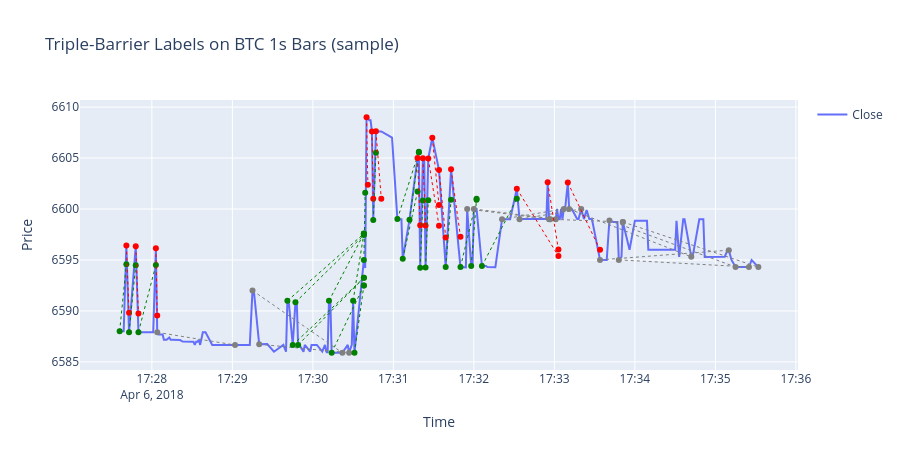

Notebook cell for this chart:
### Markdown cell above
### Visualize triple-barrier outcomes

### Code cell
# Sample a short window with a few labeled events
sample = labels.head(50)
start = sample["datetime"].min()
end = sample["exit_time"].max()
window_bars = bars[(bars["datetime"] >= start) & (bars["datetime"] <= end)]
bars_idx = bars.set_index("datetime")

fig = go.Figure()
fig.add_trace(go.Scatter(x=window_bars["datetime"], y=window_bars["close"], name="Close", mode="lines"))

colors = {1: "green", -1: "red", 0: "gray"}
for _, row in sample.iterrows():
    try:
        entry_price = bars_idx.loc[row["datetime"], "close"]
        if isinstance(entry_price, pd.Series):
            entry_price = entry_price.iloc[0]
    except KeyError:
        continue
    fig.add_trace(
        go.Scatter(
            x=[row["datetime"], row["exit_time"]],
            y=[entry_price, row["exit_price"]],
            mode="lines+markers",
            line={"dash": "dot", "width": 1},
            marker={"size": 6, "color": colors[row["label"]]},
            name=f"Label {int(row['label'])}",
            showlegend=False,
        )
    )

fig.update_layout(
    title="Triple-Barrier Labels on BTC 1s Bars (sample)",
    xaxis_title="Time",
    yaxis_title="Price",
    height=450,
)
fig.show()

### Figure 1 — Plotly figure (JSON) as saved in the notebook; plotly's stock layout.template omitted (floating-point values rounded to 4 significant figures; data arrays with more than 128 entries replaced by an {"elided": "..."} marker saying what was removed)
{"data": [{"mode": "lines", "name": "Close", "type": "scatter", "x": {"elided": "199 str values"}, "y": {"elided": "199 float values"}}, {"line": {"dash": "dot", "width": 1}, "marker": {"color": "green", "size": 6}, "mode": "lines+markers", "name": "Label 1", "showlegend": false, "type": "scatter", "x": ["2018-04-06T17:27:36+00:00", "2018-04-06T17:27:41+00:00"], "y": [6588, 6595.0]}, {"line": {"dash": "dot", "width": 1}, "marker": {"color": "red", "size": 6}, "mode": "lines+markers", "name": "Label -1", "showlegend": false, "type": "scatter", "x": ["2018-04-06T17:27:41+00:00", "2018-04-06T17:27:43+00:00"], "y": [6596.0, 6590.0]}, {"line": {"dash": "dot", "width": 1}, "marker": {"color": "green", "size": 6}, "mode": "lines+markers", "name": "Label 1", "showlegend": false, "type": "scatter", "x": ["2018-04-06T17:27:43+00:00", "2018-04-06T17:27:48+00:00"], "y": [6588.0, 6594.0]}, {"line": {"dash": "dot", "width": 1}, "marker": {"color": "red", "size": 6}, "mode": "lines+markers", "name": "Label -1", "showlegend": false, "type": "scatter", "x": ["2018-04-06T17:27:48+00:00", "2018-04-06T17:27:50+00:00"], "y": [6596.0, 6590.0]}, {"line": {"dash": "dot", "width": 1}, "marker": {"color": "green", "size": 6}, "mode": "lines+markers", "name": "Label 1", "showlegend": false, "type": "scatter", "x": ["2018-04-06T17:27:50+00:00", "2018-04-06T17:28:03+00:00"], "y": [6588.0, 6595.0]}, {"line": {"dash": "dot", "width": 1}, "marker": {"color": "red", "size": 6}, "mode": "lines+markers", "name": "Label -1", "showlegend": false, "type": "scatter", "x": ["2018-04-06T17:28:03+00:00", "2018-04-06T17:28:04+00:00"], "y": [6596.0, 6590.0]}, {"line": {"dash": "dot", "width": 1}, "marker": {"color": "gray", "size": 6}, "mode": "lines+markers", "name": "Label 0", "showlegend": false, "type": "scatter", "x": ["2018-04-06T17:28:04+00:00", "2018-04-06T17:29:02+00:00"], "y": [6588.0, 6587.0]}, {"line": {"dash": "dot", "width": 1}, "marker": {"color": "gray", "size": 6}, "mode": "lines+markers", "name": "Label 0", "showlegend": false, "type": "scatter", "x": ["2018-04-06T17:29:15+00:00", "2018-04-06T17:30:22+00:00"], "y": [6592, 6586.0]}, {"line": {"dash": "dot", "width": 1}, "marker": {"color": "gray", "size": 6}, "mode": "lines+markers", "name": "Label 0", "showlegend": false, "type": "scatter", "x": ["2018-04-06T17:29:20+00:00", "2018-04-06T17:30:27+00:00"], "y": [6587.0, 6586.0]}, {"line": {"dash": "dot", "width": 1}, "marker": {"color": "green", "size": 6}, "mode": "lines+markers", "name": "Label 1", "showlegend": false, "type": "scatter", "x": ["2018-04-06T17:29:41+00:00", "2018-04-06T17:30:38+00:00"], "y": [6591.0, 6598.0]}, {"line": {"dash": "dot", "width": 1}, "marker": {"color": "green", "size": 6}, "mode": "lines+markers", "name": "Label 1", "showlegend": false, "type": "scatter", "x": ["2018-04-06T17:29:45+00:00", "2018-04-06T17:30:38+00:00"], "y": [6587.0, 6593.0]}, {"line": {"dash": "dot", "width": 1}, "marker": {"color": "green", "size": 6}, "mode": "lines+markers", "name": "Label 1", "showlegend": false, "type": "scatter", "x": ["2018-04-06T17:29:47+00:00", "2018-04-06T17:30:38+00:00"], "y": [6591.0, 6597.0]}, {"line": {"dash": "dot", "width": 1}, "marker": {"color": "green", "size": 6}, "mode": "lines+markers", "name": "Label 1", "showlegend": false, "type": "scatter", "x": ["2018-04-06T17:29:49+00:00", "2018-04-06T17:30:38+00:00"], "y": [6587.0, 6593.0]}, {"line": {"dash": "dot", "width": 1}, "marker": {"color": "green", "size": 6}, "mode": "lines+markers", "name": "Label 1", "showlegend": false, "type": "scatter", "x": ["2018-04-06T17:30:12+00:00", "2018-04-06T17:30:38+00:00"], "y": [6591.0, 6598.0]}, {"line": {"dash": "dot", "width": 1}, "marker": {"color": "green", "size": 6}, "mode": "lines+markers", "name": "Label 1", "showlegend": false, "type": "scatter", "x": ["2018-04-06T17:30:14+00:00", "2018-04-06T17:30:38+00:00"], "y": [6586.0, 6592.0]}, {"line": {"dash": "dot", "width": 1}, "marker": {"color": "green", "size": 6}, "mode": "lines+markers", "name": "Label 1", "showlegend": false, "type": "scatter", "x": ["2018-04-06T17:30:30+00:00", "2018-04-06T17:30:38+00:00"], "y": [6591, 6598.0]}, {"line": {"dash": "dot", "width": 1}, "marker": {"color": "green", "size": 6}, "mode": "lines+markers", "name": "Label 1", "showlegend": false, "type": "scatter", "x": ["2018-04-06T17:30:31+00:00", "2018-04-06T17:30:38+00:00"], "y": [6586.0, 6592.0]}, {"line": {"dash": "dot", "width": 1}, "marker": {"color": "green", "size": 6}, "mode": "lines+markers", "name": "Label 1", "showlegend": false, "type": "scatter", "x": ["2018-04-06T17:30:38+00:00", "2018-04-06T17:30:39+00:00"], "y": [6595, 6602.0]}, {"line": {"dash": "dot", "width": 1}, "marker": {"color": "red", "size": 6}, "mode": "lines+markers", "name": "Label -1", "showlegend": false, "type": "scatter", "x": ["2018-04-06T17:30:40+00:00", "2018-04-06T17:30:41+00:00"], "y": [6609, 6602.0]}, {"line": {"dash": "dot", "width": 1}, "marker": {"color": "red", "size": 6}, "mode": "lines+markers", "name": "Label -1", "showlegend": false, "type": "scatter", "x": ["2018-04-06T17:30:44+00:00", "2018-04-06T17:30:45+00:00"], "y": [6608.0, 6601.0]}, {"line": {"dash": "dot", "width": 1}, "marker": {"color": "green", "size": 6}, "mode": "lines+markers", "name": "Label 1", "showlegend": false, "type": "scatter", "x": ["2018-04-06T17:30:45+00:00", "2018-04-06T17:30:47+00:00"], "y": [6599.0, 6606.0]}, {"line": {"dash": "dot", "width": 1}, "marker": {"color": "red", "size": 6}, "mode": "lines+markers", "name": "Label -1", "showlegend": false, "type": "scatter", "x": ["2018-04-06T17:30:47+00:00", "2018-04-06T17:30:51+00:00"], "y": [6608.0, 6601.0]}, {"line": {"dash": "dot", "width": 1}, "marker": {"color": "green", "size": 6}, "mode": "lines+markers", "name": "Label 1", "showlegend": false, "type": "scatter", "x": ["2018-04-06T17:31:03+00:00", "2018-04-06T17:31:19+00:00"], "y": [6599.0, 6606.0]}, {"line": {"dash": "dot", "width": 1}, "marker": {"color": "green", "size": 6}, "mode": "lines+markers", "name": "Label 1", "showlegend": false, "type": "scatter", "x": ["2018-04-06T17:31:07+00:00", "2018-04-06T17:31:18+00:00"], "y": [6595.0, 6602.0]}, {"line": {"dash": "dot", "width": 1}, "marker": {"color": "green", "size": 6}, "mode": "lines+markers", "name": "Label 1", "showlegend": false, "type": "scatter", "x": ["2018-04-06T17:31:12+00:00", "2018-04-06T17:31:19+00:00"], "y": [6599.0, 6606.0]}, {"line": {"dash": "dot", "width": 1}, "marker": {"color": "red", "size": 6}, "mode": "lines+markers", "name": "Label -1", "showlegend": false, "type": "scatter", "x": ["2018-04-06T17:31:18+00:00", "2018-04-06T17:31:20+00:00"], "y": [6605, 6598.0]}, {"line": {"dash": "dot", "width": 1}, "marker": {"color": "green", "size": 6}, "mode": "lines+markers", "name": "Label 1", "showlegend": false, "type": "scatter", "x": ["2018-04-06T17:31:20+00:00", "2018-04-06T17:31:22+00:00"], "y": [6594.0, 6601.0]}, {"line": {"dash": "dot", "width": 1}, "marker": {"color": "red", "size": 6}, "mode": "lines+markers", "name": "Label -1", "showlegend": false, "type": "scatter", "x": ["2018-04-06T17:31:22+00:00", "2018-04-06T17:31:24+00:00"], "y": [6605.0, 6598.0]}, {"line": {"dash": "dot", "width": 1}, "marker": {"color": "green", "size": 6}, "mode": "lines+markers", "name": "Label 1", "showlegend": false, "type": "scatter", "x": ["2018-04-06T17:31:24+00:00", "2018-04-06T17:31:26+00:00"], "y": [6594.0, 6601.0]}, {"line": {"dash": "dot", "width": 1}, "marker": {"color": "red", "size": 6}, "mode": "lines+markers", "name": "Label -1", "showlegend": false, "type": "scatter", "x": ["2018-04-06T17:31:26+00:00", "2018-04-06T17:31:34+00:00"], "y": [6605.0, 6598.0]}, {"line": {"dash": "dot", "width": 1}, "marker": {"color": "red", "size": 6}, "mode": "lines+markers", "name": "Label -1", "showlegend": false, "type": "scatter", "x": ["2018-04-06T17:31:29+00:00", "2018-04-06T17:31:34+00:00"], "y": [6607, 6600.0]}, {"line": {"dash": "dot", "width": 1}, "marker": {"color": "red", "size": 6}, "mode": "lines+markers", "name": "Label -1", "showlegend": false, "type": "scatter", "x": ["2018-04-06T17:31:34+00:00", "2018-04-06T17:31:39+00:00"], "y": [6604.0, 6597.0]}, {"line": {"dash": "dot", "width": 1}, "marker": {"color": "green", "size": 6}, "mode": "lines+markers", "name": "Label 1", "showlegend": false, "type": "scatter", "x": ["2018-04-06T17:31:39+00:00", "2018-04-06T17:31:43+00:00"], "y": [6594.0, 6601.0]}, {"line": {"dash": "dot", "width": 1}, "marker": {"color": "red", "size": 6}, "mode": "lines+markers", "name": "Label -1", "showlegend": false, "type": "scatter", "x": ["2018-04-06T17:31:43+00:00", "2018-04-06T17:31:50+00:00"], "y": [6604.0, 6597.0]}, {"line": {"dash": "dot", "width": 1}, "marker": {"color": "green", "size": 6}, "mode": "lines+markers", "name": "Label 1", "showlegend": false, "type": "scatter", "x": ["2018-04-06T17:31:50+00:00", "2018-04-06T17:32:02+00:00"], "y": [6594.0, 6601.0]}, {"line": {"dash": "dot", "width": 1}, "marker": {"color": "gray", "size": 6}, "mode": "lines+markers", "name": "Label 0", "showlegend": false, "type": "scatter", "x": ["2018-04-06T17:31:55+00:00", "2018-04-06T17:32:57+00:00"], "y": [6600, 6599]}, {"line": {"dash": "dot", "width": 1}, "marker": {"color": "green", "size": 6}, "mode": "lines+markers", "name": "Label 1", "showlegend": false, "type": "scatter", "x": ["2018-04-06T17:31:58+00:00", "2018-04-06T17:32:02+00:00"], "y": [6594.0, 6601.0]}, {"line": {"dash": "dot", "width": 1}, "marker": {"color": "gray", "size": 6}, "mode": "lines+markers", "name": "Label 0", "showlegend": false, "type": "scatter", "x": ["2018-04-06T17:32:00+00:00", "2018-04-06T17:33:01+00:00"], "y": [6600, 6599]}, {"line": {"dash": "dot", "width": 1}, "marker": {"color": "green", "size": 6}, "mode": "lines+markers", "name": "Label 1", "showlegend": false, "type": "scatter", "x": ["2018-04-06T17:32:06+00:00", "2018-04-06T17:32:32+00:00"], "y": [6594.0, 6601.0]}, {"line": {"dash": "dot", "width": 1}, "marker": {"color": "gray", "size": 6}, "mode": "lines+markers", "name": "Label 0", "showlegend": false, "type": "scatter", "x": ["2018-04-06T17:32:21+00:00", "2018-04-06T17:33:07+00:00"], "y": [6599, 6600]}, {"line": {"dash": "dot", "width": 1}, "marker": {"color": "red", "size": 6}, "mode": "lines+markers", "name": "Label -1", "showlegend": false, "type": "scatter", "x": ["2018-04-06T17:32:32+00:00", "2018-04-06T17:33:03+00:00"], "y": [6602.0, 6595.0]}, {"line": {"dash": "dot", "width": 1}, "marker": {"color": "gray", "size": 6}, "mode": "lines+markers", "name": "Label 0", "showlegend": false, "type": "scatter", "x": ["2018-04-06T17:32:34+00:00", "2018-04-06T17:33:20+00:00"], "y": [6599, 6600]}, {"line": {"dash": "dot", "width": 1}, "marker": {"color": "red", "size": 6}, "mode": "lines+markers", "name": "Label -1", "showlegend": false, "type": "scatter", "x": ["2018-04-06T17:32:55+00:00", "2018-04-06T17:33:03+00:00"], "y": [6603.0, 6596.0]}, {"line": {"dash": "dot", "width": 1}, "marker": {"color": "gray", "size": 6}, "mode": "lines+markers", "name": "Label 0", "showlegend": false, "type": "scatter", "x": ["2018-04-06T17:32:56+00:00", "2018-04-06T17:33:51+00:00"], "y": [6599, 6599.0]}, {"line": {"dash": "dot", "width": 1}, "marker": {"color": "red", "size": 6}, "mode": "lines+markers", "name": "Label -1", "showlegend": false, "type": "scatter", "x": ["2018-04-06T17:33:10+00:00", "2018-04-06T17:33:34+00:00"], "y": [6603.0, 6596.0]}, {"line": {"dash": "dot", "width": 1}, "marker": {"color": "gray", "size": 6}, "mode": "lines+markers", "name": "Label 0", "showlegend": false, "type": "scatter", "x": ["2018-04-06T17:33:11+00:00", "2018-04-06T17:34:42+00:00"], "y": [6600, 6595.0]}, {"line": {"dash": "dot", "width": 1}, "marker": {"color": "gray", "size": 6}, "mode": "lines+markers", "name": "Label 0", "showlegend": false, "type": "scatter", "x": ["2018-04-06T17:33:34+00:00", "2018-04-06T17:35:10+00:00"], "y": [6595.0, 6596.0]}, {"line": {"dash": "dot", "width": 1}, "marker": {"color": "gray", "size": 6}, "mode": "lines+markers", "name": "Label 0", "showlegend": false, "type": "scatter", "x": ["2018-04-06T17:33:41+00:00", "2018-04-06T17:35:15+00:00"], "y": [6599.0, 6594.0]}, {"line": {"dash": "dot", "width": 1}, "marker": {"color": "gray", "size": 6}, "mode": "lines+markers", "name": "Label 0", "showlegend": false, "type": "scatter", "x": ["2018-04-06T17:33:48+00:00", "2018-04-06T17:35:25+00:00"], "y": [6595.0, 6594.0]}, {"line": {"dash": "dot", "width": 1}, "marker": {"color": "gray", "size": 6}, "mode": "lines+markers", "name": "Label 0", "showlegend": false, "type": "scatter", "x": ["2018-04-06T17:33:51+00:00", "2018-04-06T17:35:32+00:00"], "y": [6599.0, 6594.0]}], "layout": {"height": 450, "title": {"text": "Triple-Barrier Labels on BTC 1s Bars (sample)"}, "xaxis": {"title": {"text": "Time"}}, "yaxis": {"title": {"text": "Price"}}}}
